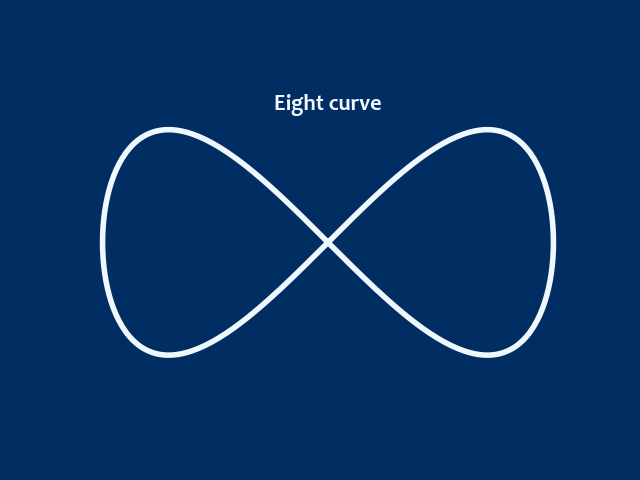

Source code (Python):
import numpy as np
from matplotlib import pyplot as plt

# Eight curve
def eight_curve(a=2):
    phi = np.linspace(0, 2*np.pi, 361)
    x = a*np.sin(phi)
    y = a*np.sin(phi)*np.cos(phi)
    return x, y

x, y = eight_curve()

# shades of blue
# #002D62 -> astros navy
# #F0F8FF -> alice blue

fig = plt.figure(facecolor='#002D62')
ax = fig.add_subplot(111)

ax.set_aspect('equal')
ax.axis('off')
ax.set_title('Eight curve', color='#F0F8FF', fontsize=16, fontname='Candara', fontweight='bold')

# once axis are turned off -> ax.axis('off) -> facecolor will also hide 
# ax.set_facecolor("#005A9C")


ax.plot(x, y, linestyle='-', linewidth=4, color='#F0F8FF')
ax.fill_between(x, y, color='#002D62')

fig.savefig('eight_curve.png')

plt.show()



